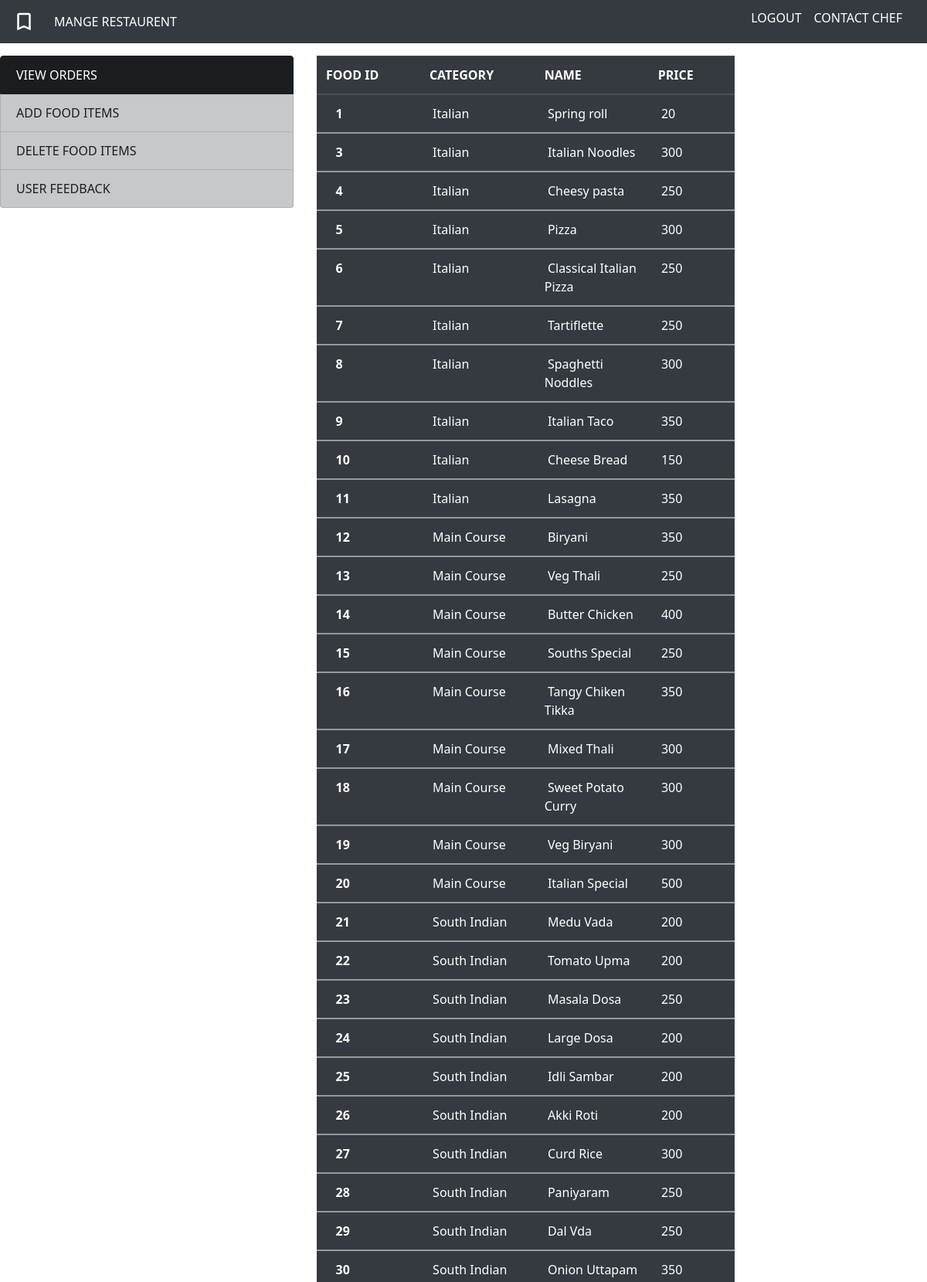
/view_food_items.php (signed in, upper part), run on the app's committed database.
### tables this page shows
CREATE TABLE `food` (
  `id` int(11) NOT NULL,
  `category` varchar(20) NOT NULL,
  `name` varchar(30) NOT NULL,
  `price` int(11) NOT NULL,
  `path` varchar(50) NOT NULL,
  `table no` int(11) NOT NULL
);

### view_food_items.php (the view, shortened to what this page needs)
<?php
include('session_m.php');
?>
<!doctype html>
<html lang="en">
  <head>
    <link rel="stylesheet" href="https://unpkg.com/swiper/swiper-bundle.css" />
<link rel="stylesheet" href="https://unpkg.com/swiper/swiper-bundle.min.css" />
    <link rel="stylesheet" href="https://cdn.jsdelivr.net/npm/bootstrap@4.6.0/dist/css/bootstrap.min.css">
<link href="https://unpkg.com/tailwindcss@^2/dist/tailwind.min.css" rel="stylesheet">
  </head>
  <body>
<header>
<nav class="navbar navbar-expand-md navbar-dark fixed-top bg-dark " >
  <a class="navbar-brand" href="#"> <img src="m_order.svg"  width="30" height="30" class="d-inline-block align-top" alt=""></a>
  <div class="collapse navbar-collapse" id="navbarNavDropdown">
    <ul class="navbar-nav">
      <li class="nav-item active">
        <a class="nav-link" href="home.php">MANGE RESTAURENT</a>
      </li>
  </div>
  <form class="form-inline">
  <a class="navbar-brand" href="logout_u.php">
  <p class="h6">LOGOUT</p>
  <a class="navbar-brand" href="#">
  <p class="h6">CONTACT CHEF</p>
  </a>
  </form>
</nav>
</header>
<br>
<br>
<br>
<div class="row">
  <div class="col-4">
    <div class="list-group" id="list-tab" role="tablist">
      <a href="view_food_items.php" class="list-group-item list-group-item-action list-group-item-dark active " role="tab" >VIEW ORDERS</a>
      <a  href="add_food_items.php" class="list-group-item list-group-item-action list-group-item-dark "  role="tab" aria-controls="profile">ADD FOOD ITEMS</a>
      <a  href="delete_food_items.php" class="list-group-item list-group-item-action list-group-item-dark"  role="tab" aria-controls="messages">DELETE FOOD ITEMS</a>
      <a href="user_feedback.php"  class="list-group-item list-group-item-action list-group-item-dark"  role="tab" aria-controls="messages">USER FEEDBACK </a>
    </div>
  </div>
  <form action="" method="POST">
  <?php
$sql = "SELECT * FROM food ORDER BY id";
$result = mysqli_query($conn, $sql);
if (mysqli_num_rows($result) > 0)
{
  ?>
  <div class="col-8">
    <div class="tab-content" id="nav-tabContent">
    <table class="table table-dark">
  <thead>
    <tr>
      <th scope="col">FOOD&nbsp;ID&nbsp;&nbsp;&nbsp;&nbsp;&nbsp;&nbsp;&nbsp;&nbsp;&nbsp;&nbsp;</th>
      <th scope="col">CATEGORY&nbsp;&nbsp;&nbsp;&nbsp;&nbsp;&nbsp;&nbsp;&nbsp;&nbsp;&nbsp;</th>
      <th scope="col">NAME&nbsp;&nbsp;&nbsp;&nbsp;&nbsp;&nbsp;&nbsp;&nbsp;&nbsp;&nbsp;&nbsp;&nbsp;&nbsp;&nbsp;&nbsp;&nbsp;&nbsp;&nbsp;</th>
      <th scope="col">PRICE&nbsp;&nbsp;&nbsp;&nbsp;&nbsp;&nbsp;&nbsp;&nbsp;&nbsp;&nbsp;</th>
    </tr>
  </thead>
  <?PHP
      while($row = mysqli_fetch_assoc($result)){
    ?>
  <tbody>
    <tr>
      <th scope="row">&nbsp;&nbsp;&nbsp;<?php echo $row["id"]; ?></th>
      <td>&nbsp;<?php echo $row["category"]; ?></td>
      <td>&nbsp;<?php echo $row["name"]; ?></td>
      <td>&nbsp;<?php echo $row["price"]; ?></td>
    </tr>
  </div>
</div>
<?php } ?>
  <?php } else { ?>
  <h4><center>0 RESULTS</center> </h4>
  <?php } ?>
  </body>
</html>

### data on the page
food: id "1", category "Italian", name "Spring roll", price "20"
food: id "3", category "Italian", name "Italian Noodles", price "300"
food: id "4", category "Italian", name "Cheesy pasta", price "250"
food: id "5", category "Italian", name "Pizza", price "300"
food: id "6", category "Italian", name "Classical Italian Pizza", price "250"
food: id "7", category "Italian", name "Tartiflette", price "250"
food: id "8", category "Italian", name "Spaghetti Noddles", price "300"
food: id "9", category "Italian", name "Italian Taco", price "350"
food: id "10", category "Italian", name "Cheese Bread", price "150"
food: id "11", category "Italian", name "Lasagna", price "350"
food: id "12", category "Main Course", name "Biryani", price "350"
food: id "13", category "Main Course", name "Veg Thali", price "250"
food: id "14", category "Main Course", name "Butter Chicken", price "400"
food: id "15", category "Main Course", name "Souths Special", price "250"
food: id "16", category "Main Course", name "Tangy Chiken Tikka", price "350"
food: id "17", category "Main Course", name "Mixed Thali", price "300"
food: id "18", category "Main Course", name "Sweet Potato Curry", price "300"
food: id "19", category "Main Course", name "Veg Biryani", price "300"
food: id "20", category "Main Course", name "Italian Special", price "500"
food: id "21", category "South Indian", name "Medu Vada", price "200"
food: id "22", category "South Indian", name "Tomato Upma", price "200"
food: id "23", category "South Indian", name "Masala Dosa", price "250"
food: id "24", category "South Indian", name "Large Dosa", price "200"
food: id "25", category "South Indian", name "Idli Sambar", price "200"
food: id "26", category "South Indian", name "Akki Roti", price "200"
food: id "27", category "South Indian", name "Curd Rice", price "300"
food: id "28", category "South Indian", name "Paniyaram", price "250"
food: id "29", category "South Indian", name "Dal Vda", price "250"
food: id "30", category "South Indian", name "Onion Uttapam", price "350"
